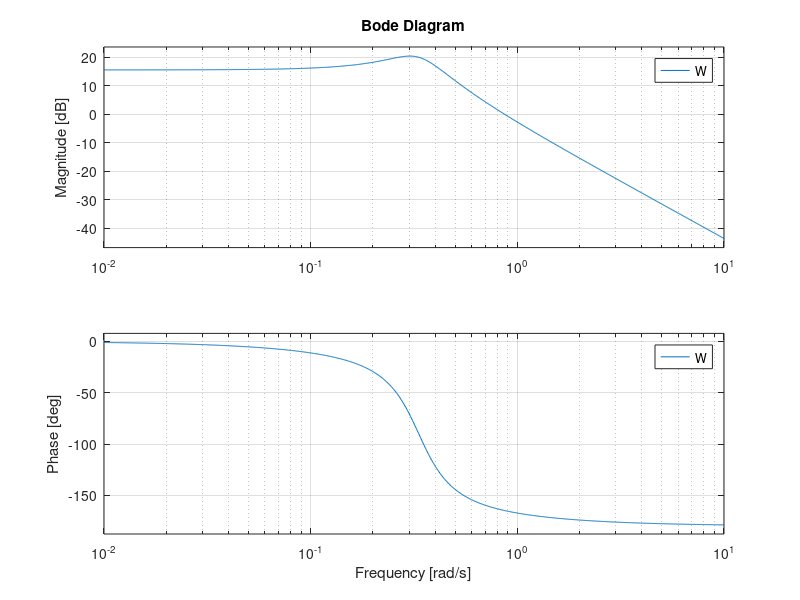
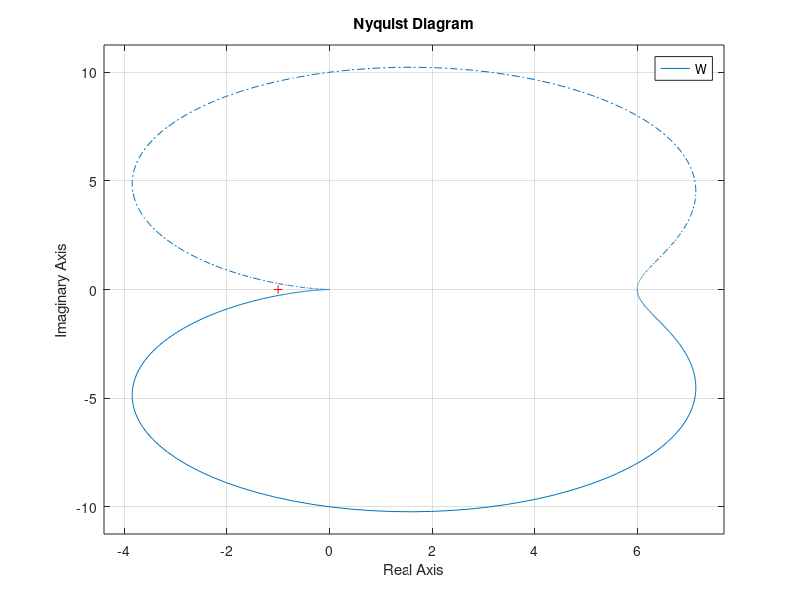
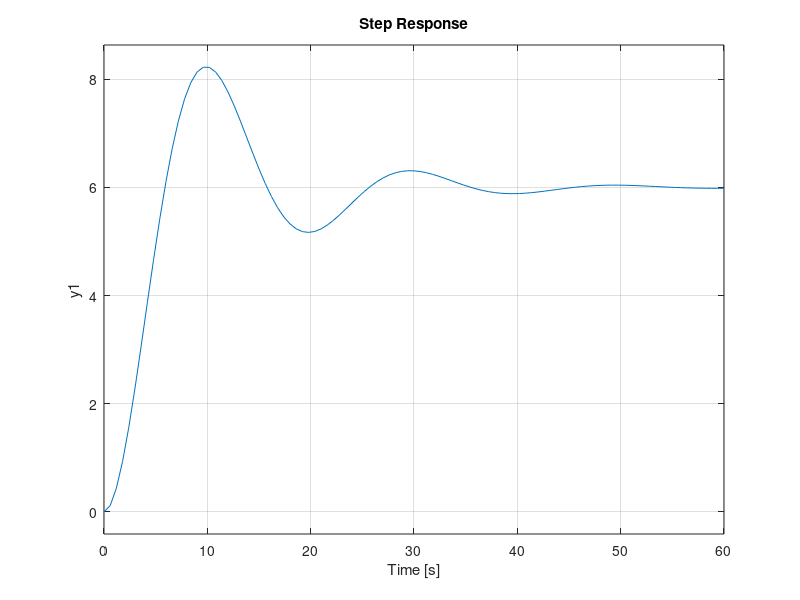
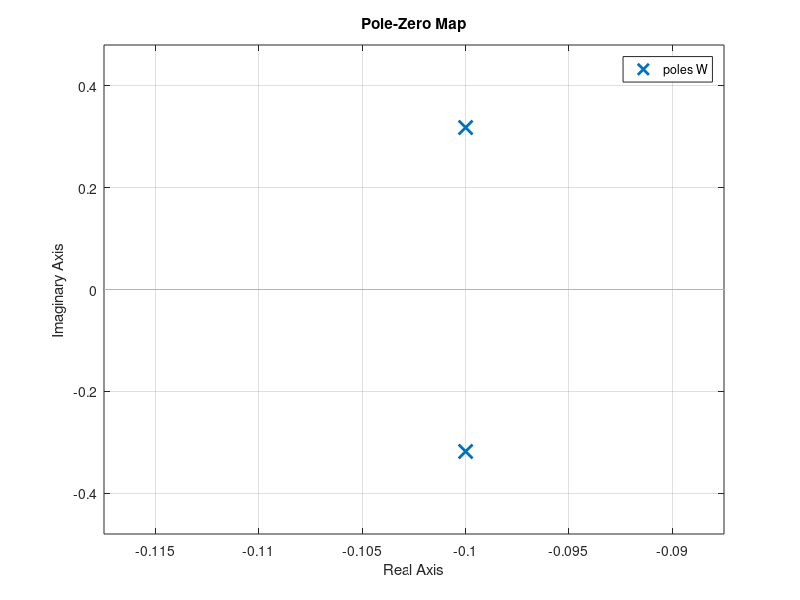

The MATLAB source for these figures, in order:
num = 6;
den = [9, 2*3*3/10, 1];
W = tf(num,den);
figure(1);
bode(W);
figure(2);
nyquist(W);
figure(3);
step(W);
figure(4);
pzmap(W);
figure(5);
hold on;
for s=0:0.02:1
    s;
    den = [9, 2*3*s, 1];
    W = tf(num,den);
    pzmap(W)
end


